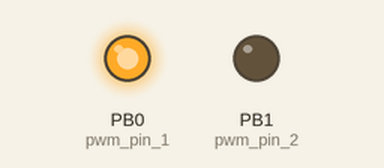
Simulated run of this program. Board: ATmega328P, built with avr-gcc and emulated at 8 MHz (the files do not name the chip). On the bench: output pins drawn as LEDs (lit = HIGH).

Above: at 0.1 s.
At 13.2 s:
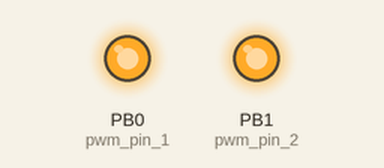
Timing chart, 0 to 40.0 s (numbered marks = the images above):
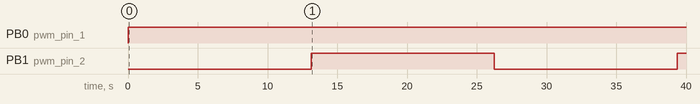

Measured:
- by itself, PB0 (pwm_pin_1): LOW → HIGH at 0.00 s
- by itself, PB1 (pwm_pin_2): LOW → HIGH at 13.1 s, → LOW 13.1 s later, → HIGH 13.1 s later

The program:

main.c
```c
/*
 * tempSoftwarePwm.c
 *
 * Created: 12/14/2022 2:33:25 PM
 * Author : MH
 */
#define F_CPU 8000000UL
// - PWM GENERATORS -
#define pwm_ddr_1	DDRB
#define pwm_port_1	PORTB
#define pwm_pin_1	PB0

#define pwm_ddr_2	DDRB
#define pwm_port_2	PORTB
#define pwm_pin_2	PB1

// - CONTROL BUTTONS -
#define duty_up_ddr_1		DDRD
#define duty_up_port_1		PORTD
#define duty_up_PINx_1		PIND
#define duty_up_pin_1		PD7

#define duty_down_ddr_1		DDRD
#define duty_down_port_1	PORTD
#define duty_down_PINx_1	PIND
#define duty_down_pin_1		PD6

#define duty_up_ddr_2		DDRD
#define duty_up_port_2		PORTD
#define duty_up_PINx_2		PIND
#define duty_up_pin_2		PD5

#define duty_down_ddr_2		DDRD
#define duty_down_port_2	PORTD
#define duty_down_PINx_2	PIND
#define duty_down_pin_2		PD4

// - CONSTANTS -
#define resolution 8

//	f/8 =>	256*8us = 2048us
#define timer0_clock (1<<CS01)|(1<<CS00) //((1<<CS02)|(1<<CS01)|(1<<CS00))

//tc0 => 0-255 to be safe, 5-250
#define duty_min_1	5
#define duty_max_1	250

#define duty_min_2	5
#define duty_max_2	250

#define duty_step	5

// - - - END - - -

#include <avr/io.h>
#include <avr/interrupt.h>
#include <util/delay.h>

volatile uint8_t timer_period;
volatile uint16_t counter;
volatile uint8_t duty_1;
volatile uint8_t duty_2;
volatile uint8_t period;


void init_io();
void init_tc0();

ISR(TIMER0_OVF_vect) {
	// - - - 1.Solution - - -
	//every	1.250ms
	counter++;

	if(counter < duty_1)
	{
		pwm_port_1 |= (1<<pwm_pin_1);
	}
	else if(counter >= duty_1 && counter < period)
	{
		pwm_port_1 &= ~(1<<pwm_pin_1);
	}
	else
	{
		counter = 0;
	}

	TCNT0 = 0xFF - timer_period;
	//TCNT0 = 255 - 156;

	// - - - 2. Solution - - -
	//every 2.048ms
	/*
	counter++;

	if(counter < duty_1)
	{
		pwm_port_1 |= (1<<pwm_pin_1);
	}
	else if(counter >= duty_1 && counter < period)
	{
		pwm_port_1 &= ~(1<<pwm_pin_1);
	}
	else
	{
		counter = 0;
	}
	*/
	// - - - END - - -
}

int main(void) {
    init_io();
	init_tc0();

	// - - - 1. Solution - - -

	//	minimum 30.7 Hz
	//	maximum 7812.5 Hz
	uint8_t fPWM = 50;
	float tInterval = (1 / (2 * fPWM * resolution)); //sec
	//tInterval = 0.00125s, 1.25ms, 1250us
	//	f/8 =>	256*8us = 2048us
	//		1step	8us(f/{8})
	//		?step	1250us(tInterval)
	//timer_period = (tInterval / 8);
	timer_period = (tInterval / 8) * 1000000;
	TCNT0 = 0xFF - timer_period;
	//duty_1 = timer_period * 0.25;
	// PROBLEM HERE CANNOT CAST READ 16 FROM PERIODDDDDDDDD
	duty_1 = 15;
	period = (float) 1 / (fPWM * tInterval);//((1000/fPWM)/(tInterval/1000)); //for 50Hz -> 16
	duty_2 = timer_period * 0.25;
	//timer_period range: [timer_period_min,timer_period_max]

	// - - - END - - -

	// - - - 2. Solution - - -
	//2nd solution is better with f/1 hz
	//		f/1 => 20ms/0.256ms = 78.125<-period
	//		f/8 => 20ms/2.048ms = 9.765<-period
	// - - - f/1 - - -
	/*
	period = 78;
	duty = 40;
	*/
	// - - - end - - -
	// - - - f/8 - - -
	/*
	period = 10;
	duty_1 = 4;
	duty_2 = 2;
	*/
	// - - - end - - -
	// - - - END - - -

	sei();
    while (1)
    {
		//pwm_port_1 ^= (1<<pwm_pin_1);
		//_delay_ms(500);
		pwm_port_2 ^= (1<<pwm_pin_2);
		_delay_ms(500);
		/*
		if((duty_up_PINx_1 & (1<<duty_up_pin_1)))
		{
			_delay_ms(5);
			if((duty_up_PINx_1 & (1<<duty_up_pin_1)))
			{
				if(duty_1 < (duty_max_1 - duty_step - 1))
					duty_1 = duty_1 + duty_step;
			}
		}
		if((duty_down_PINx_1 & (1<<duty_down_pin_1)))
		{
			_delay_ms(5);
			if((duty_down_PINx_1 & (1<<duty_down_pin_1)))
			{
				if(duty_1 > (duty_min_1 + duty_step + 1))
					duty_1 = duty_1 - duty_step;
			}
		}
		if((duty_up_PINx_2 & (1<<duty_up_pin_2)))
		{
			_delay_ms(5);
			if((duty_up_PINx_2 & (1<<duty_up_pin_2)))
			{
				if(duty_2 < (duty_max_2 - duty_step - 1))
					duty_2 = duty_2 + duty_step;
			}
		}
		if((duty_down_PINx_2 & (1<<duty_down_pin_2)))
		{
			_delay_ms(5);
			if((duty_down_PINx_2 & (1<<duty_down_pin_2)))
			{
				if(duty_2 > (duty_min_2 + duty_step + 1))
					duty_2 = duty_2 - duty_step;
			}
		}
		*/
    }
}

void init_io() {
	//out
	pwm_ddr_1 |= (1<<pwm_pin_1);
	pwm_port_1 |= (1<<pwm_pin_1); //1 -> led off

	pwm_ddr_2 |= (1<<pwm_pin_2);
	pwm_port_2 |= (1<<pwm_pin_2);

	//in
	duty_up_ddr_1 &= ~(1<<duty_up_pin_1);
	duty_up_port_1 |= (1<<duty_up_pin_1); //1 -> pull-up

	duty_down_ddr_1 &= ~(1<<duty_down_pin_1);
	duty_down_port_1 |= (1<<duty_down_pin_1);

	duty_up_ddr_2 &= ~(1<<duty_up_pin_2);
	duty_up_port_2 |= (1<<duty_up_pin_2); //1 -> pull-up

	duty_down_ddr_2 &= ~(1<<duty_down_pin_2);
	duty_down_port_2 |= (1<<duty_down_pin_2);
}

void init_tc0() {
	TCCR0B |= timer0_clock; //f/1

	TIMSK0 |= (1<<TOIE0); //OVF_int enable
}
```
